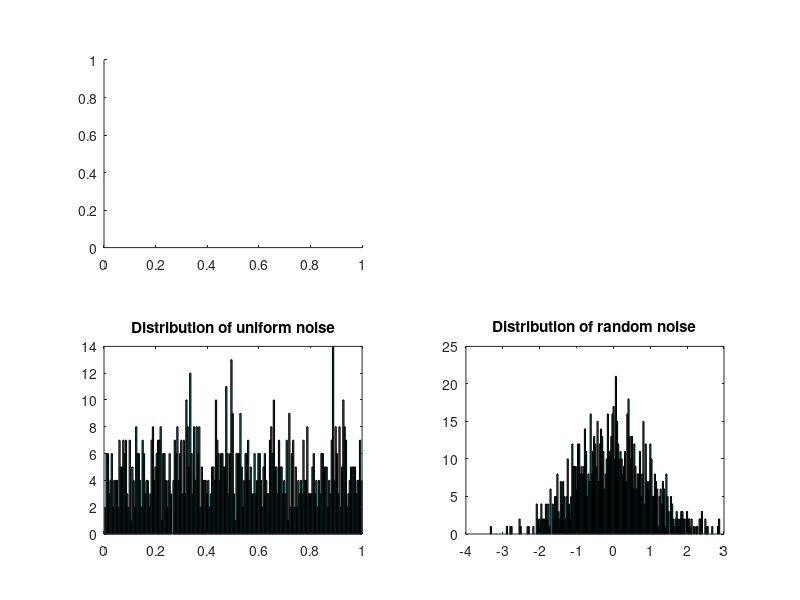

The MATLAB script that drew this image:
%"White noise refers to noise that has a flat power spectrum
% the functions rand and randn produce data that can be considered white noise.
1;

Yu=rand(1000,1);
Yn=randn(1000,1);

subplot(211),hold on,
plot(Yn), hold on, plot(Yu,'r')
title('Random noise over time')

subplot(223), hist(Yu,200)
title('Distribution of uniform noise')

subplot(224), hist(Yn,200)
title('Distribution of random noise')

% Pink noise refers to noise with a non-uniform frequency
% typically, that the power decreases with increasing frequency
% One way to compute pink noise; is to apply a vanishing frequency filter.

% wn = white noise
wn = randn(1000,1);
wnX = fft(wn);

pn = real(ifft(wnX .* linspace(-1,1,length(wnX))'.^2))*2;

subplot(221)
## plot(wn), hold on
## plot(pn,'r')
## xlabel('Time (a.u.)')
## ylabel('Amplitude (a.u.)')
## legend({'white', 'pink'})

## subplot(222)
## plot(wn,pn,'.')
## xlabel('Amplitude white noise')
## ylabel('Amplitude pink noise')

## subplot(212)
## plot(abs(fft(wn))), hold on
## plot(abs(fft(pn)), 'r')
## legend({'white';'pink'})
## xlabel('Frequency (a.u.)'),
## ylabel('Apmlittude')
